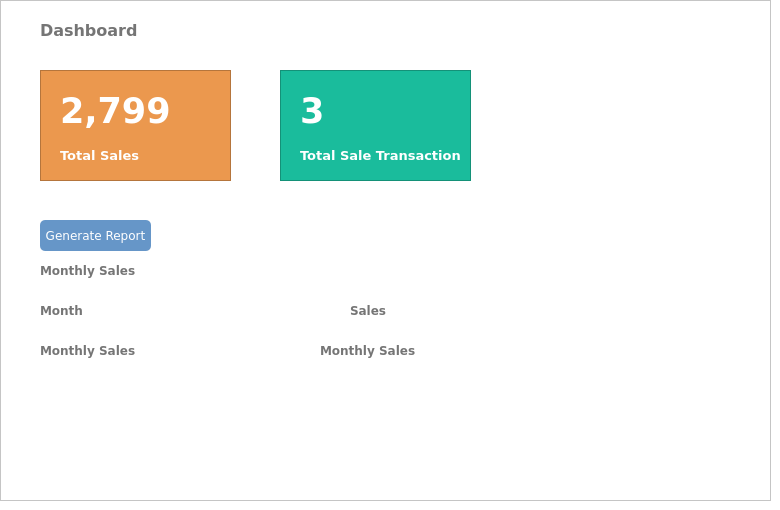
        <widget class="QWidget" name="dashboardScreen">
         <property name="styleSheet">
          <string notr="true">background-color: rgb(255, 255, 255);</string>
         </property>
         <widget class="QFrame" name="frame">
          <property name="geometry">
           <rect>
            <x>0</x>
            <y>0</y>
            <width>771</width>
            <height>501</height>
           </rect>
          </property>
          <property name="frameShape">
           <enum>QFrame::StyledPanel</enum>
          </property>
          <property name="frameShadow">
           <enum>QFrame::Raised</enum>
          </property>
          <widget class="QLabel" name="dashboardLabel">
           <property name="geometry">
            <rect>
             <x>40</x>
             <y>20</y>
             <width>121</width>
             <height>21</height>
            </rect>
           </property>
           <property name="font">
            <font>
             <family>Verdana</family>
             <pointsize>12</pointsize>
             <weight>75</weight>
             <bold>true</bold>
            </font>
           </property>
           <property name="styleSheet">
            <string notr="true">color: rgb(117, 117, 117)</string>
           </property>
           <property name="text">
            <string>Dashboard</string>
           </property>
          </widget>
          <widget class="QFrame" name="totalSalesFrame">
           <property name="geometry">
            <rect>
             <x>40</x>
             <y>70</y>
             <width>191</width>
             <height>111</height>
            </rect>
           </property>
           <property name="styleSheet">
            <string notr="true">background-color: rgb(235, 152, 78);</string>
           </property>
           <property name="frameShape">
            <enum>QFrame::StyledPanel</enum>
           </property>
           <property name="frameShadow">
            <enum>QFrame::Raised</enum>
           </property>
           <widget class="QLabel" name="totalSalesLabel2">
            <property name="geometry">
             <rect>
              <x>20</x>
              <y>70</y>
              <width>101</width>
              <height>31</height>
             </rect>
            </property>
            <property name="font">
             <font>
              <family>Verdana</family>
              <pointsize>10</pointsize>
              <weight>75</weight>
              <bold>true</bold>
             </font>
            </property>
            <property name="styleSheet">
             <string notr="true">color: rgb(255, 255, 255)</string>
            </property>
            <property name="text">
             <string>Total Sales</string>
            </property>
           </widget>
           <widget class="QLabel" name="totalSalesLabel">
            <property name="geometry">
             <rect>
              <x>20</x>
              <y>20</y>
              <width>141</width>
              <height>41</height>
             </rect>
            </property>
            <property name="font">
             <font>
              <family>Verdana</family>
              <pointsize>26</pointsize>
              <weight>75</weight>
              <bold>true</bold>
             </font>
            </property>
            <property name="styleSheet">
             <string notr="true">color: rgb(255, 255, 255)</string>
            </property>
            <property name="text">
             <string>2,799</string>
            </property>
           </widget>
          </widget>
          <widget class="QFrame" name="totalSalesFrame_2">
           <property name="geometry">
            <rect>
             <x>280</x>
             <y>70</y>
             <width>191</width>
             <height>111</height>
            </rect>
           </property>
           <property name="styleSheet">
            <string notr="true">background-color: rgb(26, 188, 156)</string>
           </property>
           <property name="frameShape">
            <enum>QFrame::StyledPanel</enum>
           </property>
           <property name="frameShadow">
            <enum>QFrame::Raised</enum>
           </property>
           <widget class="QLabel" name="totalSalesLabel2_4">
            <property name="geometry">
             <rect>
              <x>20</x>
              <y>70</y>
              <width>161</width>
              <height>31</height>
             </rect>
            </property>
            <property name="font">
             <font>
              <family>Verdana</family>
              <pointsize>10</pointsize>
              <weight>75</weight>
              <bold>true</bold>
             </font>
            </property>
            <property name="styleSheet">
             <string notr="true">color: rgb(255, 255, 255)</string>
            </property>
            <property name="text">
             <string>Total Sale Transaction</string>
            </property>
           </widget>
           <widget class="QLabel" name="totalSalesLabel_4">
            <property name="geometry">
             <rect>
              <x>20</x>
              <y>20</y>
              <width>141</width>
              <height>41</height>
             </rect>
            </property>
            <property name="font">
             <font>
              <family>Verdana</family>
              <pointsize>26</pointsize>
              <weight>75</weight>
              <bold>true</bold>
             </font>
            </property>
            <property name="styleSheet">
             <string notr="true">color: rgb(255, 255, 255)</string>
            </property>
            <property name="text">
             <string>3</string>
            </property>
           </widget>
          </widget>
          <widget class="QLabel" name="dashboardMonthlySalesLabel">
           <property name="geometry">
            <rect>
             <x>40</x>
             <y>260</y>
             <width>121</width>
             <height>21</height>
            </rect>
           </property>
           <property name="font">
            <font>
             <family>Verdana</family>
             <weight>75</weight>
             <bold>true</bold>
            </font>
           </property>
           <property name="styleSheet">
            <string notr="true">color: rgb(117, 117, 117)</string>
           </property>
           <property name="text">
            <string>Monthly Sales</string>
           </property>
          </widget>
          <widget class="QLabel" name="salesMonth1Label">
           <property name="geometry">
            <rect>
             <x>40</x>
             <y>340</y>
             <width>121</width>
             <height>21</height>
            </rect>
           </property>
           <property name="font">
            <font>
             <family>Verdana</family>
             <weight>75</weight>
             <bold>true</bold>
            </font>
           </property>
           <property name="styleSheet">
            <string notr="true">color: rgb(117, 117, 117)</string>
           </property>
           <property name="text">
            <string>Monthly Sales</string>
           </property>
          </widget>
          <widget class="QLabel" name="salesMonth2Label">
           <property name="geometry">
            <rect>
             <x>40</x>
             <y>370</y>
             <width>121</width>
             <height>21</height>
            </rect>
           </property>
           <property name="font">
            <font>
             <family>Verdana</family>
             <weight>75</weight>
             <bold>true</bold>
            </font>
           </property>
           <property name="styleSheet">
            <string notr="true">color: rgb(117, 117, 117)</string>
           </property>
           <property name="text">
            <string/>
           </property>
          </widget>
          <widget class="QLabel" name="salesMonth3Label">
           <property name="geometry">
            <rect>
             <x>40</x>
             <y>400</y>
             <width>121</width>
             <height>21</height>
            </rect>
           </property>
           <property name="font">
            <font>
             <family>Verdana</family>
             <weight>75</weight>
             <bold>true</bold>
            </font>
           </property>
           <property name="styleSheet">
            <string notr="true">color: rgb(117, 117, 117)</string>
           </property>
           <property name="text">
            <string/>
           </property>
          </widget>
          <widget class="QLabel" name="dashboardMonthLabel">
           <property name="geometry">
            <rect>
             <x>40</x>
             <y>300</y>
             <width>121</width>
             <height>21</height>
            </rect>
           </property>
           <property name="font">
            <font>
             <family>Verdana</family>
             <weight>75</weight>
             <bold>true</bold>
            </font>
           </property>
           <property name="styleSheet">
            <string notr="true">color: rgb(117, 117, 117)</string>
           </property>
           <property name="text">
            <string>Month</string>
           </property>
          </widget>
          <widget class="QLabel" name="dashboardSalesLabel">
           <property name="geometry">
            <rect>
             <x>350</x>
             <y>300</y>
             <width>121</width>
             <height>21</height>
            </rect>
           </property>
           <property name="font">
            <font>
             <family>Verdana</family>
             <weight>75</weight>
             <bold>true</bold>
            </font>
           </property>
           <property name="styleSheet">
            <string notr="true">color: rgb(117, 117, 117)</string>
           </property>
           <property name="text">
            <string>Sales</string>
           </property>
          </widget>
          <widget class="QLabel" name="dashboardSales">
           <property name="geometry">
            <rect>
             <x>320</x>
             <y>340</y>
             <width>121</width>
             <height>21</height>
            </rect>
           </property>
           <property name="font">
            <font>
             <family>Verdana</family>
             <weight>75</weight>
             <bold>true</bold>
            </font>
           </property>
           <property name="styleSheet">
            <string notr="true">color: rgb(117, 117, 117)</string>
           </property>
           <property name="text">
            <string>Monthly Sales</string>
           </property>
          </widget>
          <widget class="QLabel" name="dashboardSales2">
           <property name="geometry">
            <rect>
             <x>320</x>
             <y>370</y>
             <width>121</width>
             <height>21</height>
            </rect>
           </property>
           <property name="font">
            <font>
             <family>Verdana</family>
             <weight>75</weight>
             <bold>true</bold>
            </font>
           </property>
           <property name="styleSheet">
            <string notr="true">color: rgb(117, 117, 117)</string>
           </property>
           <property name="text">
            <string/>
           </property>
          </widget>
          <widget class="QLabel" name="dashboardSales3">
           <property name="geometry">
            <rect>
             <x>320</x>
             <y>400</y>
             <width>121</width>
             <height>21</height>
            </rect>
           </property>
           <property name="font">
            <font>
             <family>Verdana</family>
             <weight>75</weight>
             <bold>true</bold>
            </font>
           </property>
           <property name="styleSheet">
            <string notr="true">color: rgb(117, 117, 117)</string>
           </property>
           <property name="text">
            <string/>
           </property>
          </widget>
          <widget class="QLabel" name="salesMonth4Label">
           <property name="geometry">
            <rect>
             <x>40</x>
             <y>430</y>
             <width>121</width>
             <height>21</height>
            </rect>
           </property>
           <property name="font">
            <font>
             <family>Verdana</family>
             <weight>75</weight>
             <bold>true</bold>
            </font>
           </property>
           <property name="styleSheet">
            <string notr="true">color: rgb(117, 117, 117)</string>
           </property>
           <property name="text">
            <string/>
           </property>
          </widget>
          <widget class="QLabel" name="dashboardSales4">
           <property name="geometry">
            <rect>
             <x>320</x>
             <y>430</y>
             <width>121</width>
             <height>21</height>
            </rect>
           </property>
           <property name="font">
            <font>
             <family>Verdana</family>
             <weight>75</weight>
             <bold>true</bold>
            </font>
           </property>
           <property name="styleSheet">
            <string notr="true">color: rgb(117, 117, 117)</string>
           </property>
           <property name="text">
            <string/>
           </property>
          </widget>
          <widget class="QPushButton" name="generateReportButton">
           <property name="geometry">
            <rect>
             <x>40</x>
             <y>220</y>
             <width>111</width>
             <height>31</height>
            </rect>
           </property>
           <property name="font">
            <font>
             <family>Verdana</family>
            </font>
           </property>
           <property name="styleSheet">
            <string notr="true">QPushButton#generateReportButton{
	color: rgb(255, 255, 255);
	background-color: rgb(102, 150, 200);
	border: 0px solid;
	border-radius: 5px;
}

QPushButton:hover#generateReportButton{
	background-color: rgb(113, 167, 221)
}</string>
           </property>
           <property name="text">
            <string>Generate Report</string>
           </property>
          </widget>
         </widget>
        </widget>
